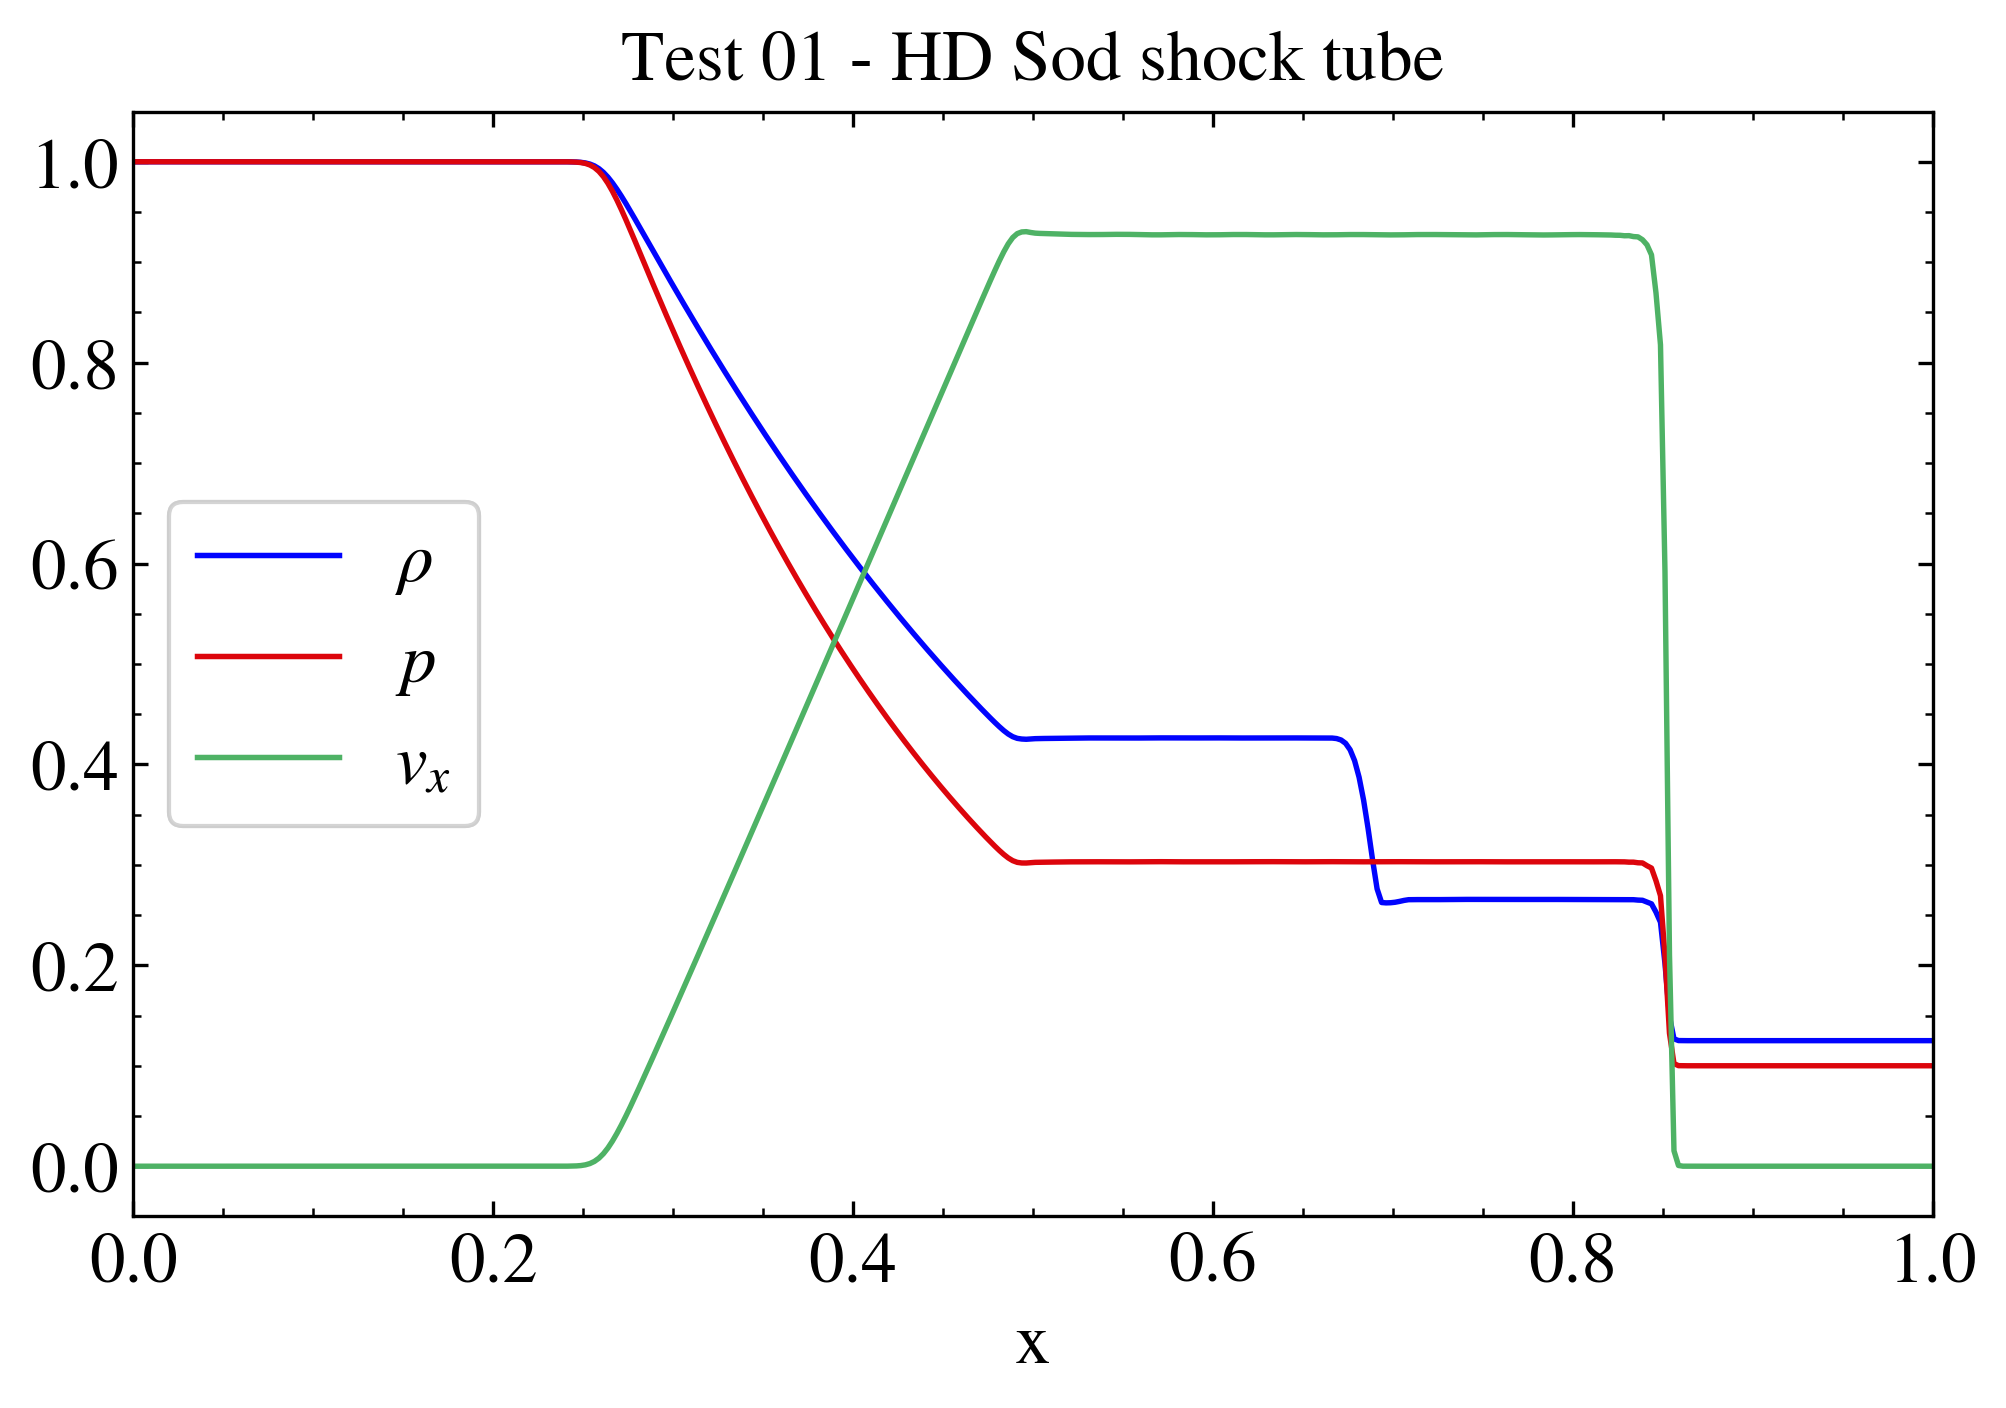

The Python source for this figure:
"""
HD shock tube test (configuration 1).

This test shows how to plot different 1D quantities from a test problem in the
same plot.

The package "os" is loaded to create the path to the directory
$PLUTO_DIR/Test_Problems/HD/Sod, where the the Sod HD test problem is located
(see section 0.2 of the userguide to run the shock-tube problem).

In this script the quatities plotted are density, pressure and velocity
(component x) in different colors. The relevant keywords to customize the plot
(e.g. the labels or the legend position) are scattered through the different
line plotting methods in order to show the flexibility of PyPLUTO in terms of
plot cusotmization. A legend is placed (legpos 0 means that the location is
chosen automatically) in order to differenciate the lines. The image is then
saved and shown on screen.

Note that the Image is saved through I.savefig (and not pp.savefig) since saving
a file should be strictly related to a single Image class. Conversely, the
pp.show displays all the figures generated in the script (here only one).
"""

# Loading the relevant packages
import pyPLUTO as pp
import os

# Creating the path for the data directory
plutodir = os.environ['PLUTO_DIR']
wdir     = plutodir + '/Test_Problems/HD/Sod'

# Loading the data into a pload object D
D = pp.Load(path = wdir)

# Creating the image
I = pp.Image(figsize = [7,5])

# Plotting the data
I.plot(D.x1, D.rho, label = r'$\rho$',
                    title = 'Test 01 - HD Sod shock tube',
                    xtitle = 'x',
                    xrange = [0.0,1.0],
                    yrange = [-0.05,1.05],
                    legpos = 0)
                    
I.plot(D.x1, D.prs, label = r'$p$')
I.plot(D.x1, D.vx1, label = r'$v_x$')

# Saving the image and showing the plot
I.savefig('test01_sod.png')
pp.show()
